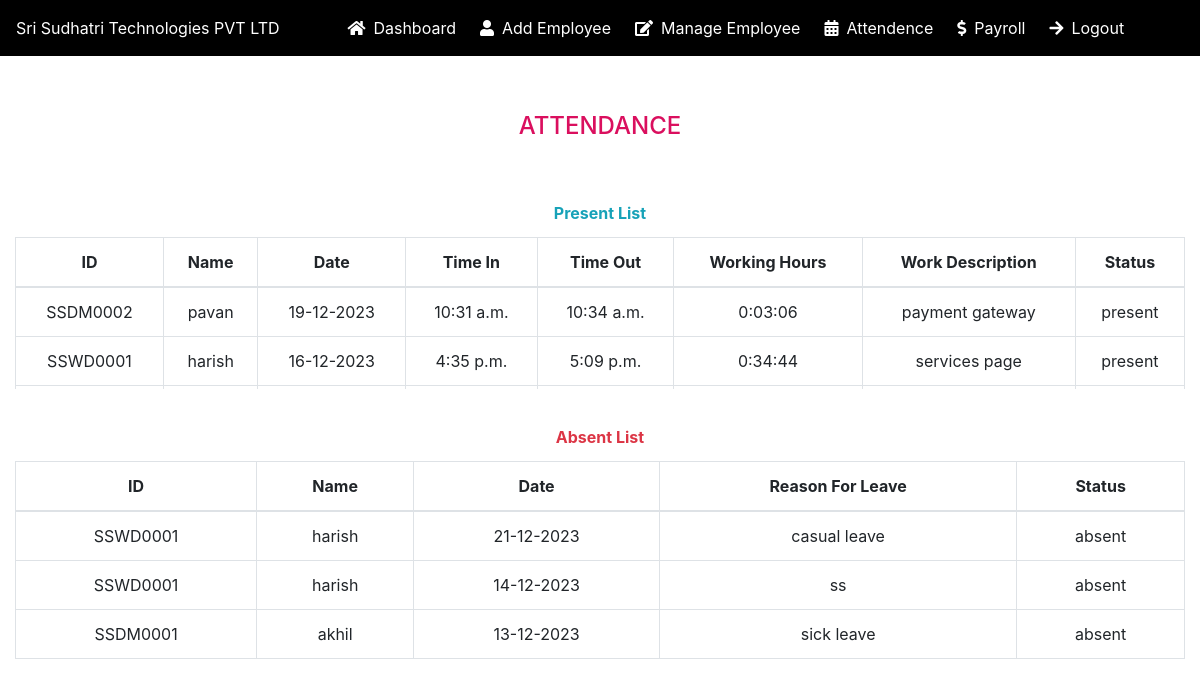
The page /attendance/ on the database its author committed.
### employee/models.py (models this page shows)
class EmployeeTimeIn(models.Model):
    employeeName=models.CharField(null=True,max_length=100)
    employeeId=models.ForeignKey(Employee,on_delete=models.CASCADE,null=True)
    date=models.DateField()
    employeeTimeIn=models.TimeField(null=True,default=0)

class EmployeeTimeOut(models.Model):
    employeeName=models.CharField(null=True,max_length=100)
    employeeId=models.ForeignKey(Employee,on_delete=models.CASCADE,null=True)
    date=models.DateField()
    employeeTimeOut=models.TimeField(null=True,default=0)
    employeeWorkDescription=models.TextField(null=True)
    employeeStatus=models.CharField(max_length=50,default='present')

class EmpLeaveApplication(models.Model):
    employeeName=models.CharField(null=True,max_length=100)
    employeeId=models.ForeignKey(Employee,on_delete=models.CASCADE,null=True)
    date=models.DateField()
    reasonForLeave=models.TextField(null=True)
    employeeStatus=models.CharField(max_length=50,default='absent')

### hrm_admin/models.py (models this page shows)
class Employee(models.Model):
    firstName=models.CharField(max_length=64)
    lastName=models.CharField(max_length=64)
    fatherName=models.CharField(max_length=64)
    email=models.EmailField()
    dOB=models.DateField()
    phoneNumber=models.IntegerField(max_length=10)
    maritialStatus=models.CharField(max_length=50)
    gender=models.CharField(max_length=50)
    localAddress=models.TextField()
    permanentAddress=models.TextField()
    employeeId=models.CharField(primary_key=True,max_length=9)
    department=models.ForeignKey(Department,on_delete=models.CASCADE)
    designation=models.ForeignKey(Position,on_delete=models.CASCADE)
    shift=models.CharField(max_length=50)
    dOJ=models.DateField()
    isAdmin=models.BooleanField(default=False)
    userName=models.CharField(max_length=10)
    password=models.CharField(max_length=9)
    def __str__(self):
        return self.employeeId

### hrm_admin/views.py (the view)
# urls.py: path('attendance/',views.attendance,name='attendance'),
def attendance(request):
    if request.method =='POST':
        pass
    else:
        EmpTimeIns=EmployeeTimeIn.objects.all().order_by('-date')
        EmpTimeOuts=EmployeeTimeOut.objects.all().order_by('-date')
        EmpAbsentList=EmpLeaveApplication.objects.all().order_by('-date')
        inTime=EmployeeTimeIn.objects.order_by('-date').values_list('employeeTimeIn',flat=True)
        outTime=EmployeeTimeOut.objects.order_by('-date').values_list('employeeTimeOut',flat=True)
        workingHours=[]
        for (i,o) in zip(inTime,outTime):
            diff=datetime.timedelta(hours=(o.hour-i.hour),minutes=(o.minute-i.minute),seconds=(o.second-i.second))
            workingHours.append(diff)
        arr2=[ [eTimeIns,eTimeOuts,workingHours] for eTimeIns,eTimeOuts,workingHours in zip(EmpTimeIns,EmpTimeOuts,workingHours)]
        context={'arr2':arr2,'absentList':EmpAbsentList}
        return render(request,'hrmadmin/attendance.html',context)

### templates/hrmadmin/attendance.html
{% extends './base.html' %} {% block content %}
 <div class="container-fluid mt-5">
    <div class="row">
        <div class="col-md-12">
            <h4 class="mb-5 text-uppercase text-center mt-2 mb-3">Attendance </h4>
            <div class="table-responsive tab">
                <table class="table table-hover table-bordered ">
                    <caption class="text-info font-weight-bold">Present List</caption>
                    <thead class="text-center">
                      <tr>
                        <th>ID</th>
                        <th>Name</th>
                        <th>Date</th>
                        <th>Time In</th>
                        <th>Time Out</th>
                        <th>Working Hours</th>
                        <th>Work Description</th>
                        <th>Status</th>
                      </tr>
                    </thead>
                    <tbody class="text-center">
                        {% for eI,eO,workingHours in arr2 %}
                      <tr>
                       <td>{{eI.employeeId}}</td>
                       <td>{{eI.employeeName}}</td>
                       <td>{{eI.date|date:"d-m-Y"}}</td>
                       <td>{{eI.employeeTimeIn}}</td>
                       <td>{{eO.employeeTimeOut}}</td>
                       <td>{{workingHours}}</td>
                       <td>{{eO.employeeWorkDescription}}</td>
                       <td>{{eO.employeeStatus}}</td>
                      </tr>
                      {% endfor %}
                    </tbody>
                  </table>
            </div>
            <div class="table-responsive mt-4">
                <table class="table table-hover table-bordered ">
                    <caption class="text-danger font-weight-bold">Absent List</caption>
                    <thead class="text-center">
                      <tr>
                        <th>ID</th>
                        <th>Name</th>
                        <th>Date</th>
                        <th>Reason For Leave</th>
                        <th>Status</th>
                      </tr>
                    </thead>
                    <tbody class="text-center">
                {% for absent in absentList %}
                      <tr>
                       <td>{{absent.employeeId}}</td>
                       <td>{{absent.employeeName}}</td>
                       <td>{{absent.date|date:"d-m-Y"}}</td>
                       <td>{{absent.reasonForLeave}}</td>
                       <td>{{absent.employeeStatus}}</td>
                      </tr>
                       {% endfor %}
                    </tbody>
                  </table>
            </div>
        </div>
    </div>
 </div>
{% endblock content %}

### static/css/admin/dashboard.css (style rules this page uses)
caption { color:#000; text-align: center; caption-side: top; }

### static/css/admin/addemployee.css (style rules this page uses)
h4 { margin-top: 10px; margin-bottom: 50px; color: #da0f5e; }

### static/css/admin/manage-employee.css (style rules this page uses)
.tab { overflow: auto; width: auto; height: 200px; }

### rows shown on the page
EmployeeTimeIn: employeeId "SSDM0002", employeeName "pavan", date "19-12-2023", employeeTimeIn "10:31 a.m.", employeeTimeOut "10:34 a.m.", workingHours "0:03:06", employeeWorkDescription "payment gateway", employeeStatus "present"
EmployeeTimeIn: employeeId "SSWD0001", employeeName "harish", date "16-12-2023", employeeTimeIn "4:35 p.m.", employeeTimeOut "5:09 p.m.", workingHours "0:34:44", employeeWorkDescription "services page", employeeStatus "present"
EmpLeaveApplication: employeeId "SSWD0001", employeeName "harish", date "21-12-2023", reasonForLeave "casual leave", employeeStatus "absent"
EmpLeaveApplication: employeeId "SSWD0001", employeeName "harish", date "14-12-2023", reasonForLeave "ss", employeeStatus "absent"
EmpLeaveApplication: employeeId "SSDM0001", employeeName "akhil", date "13-12-2023", reasonForLeave "sick leave", employeeStatus "absent"
